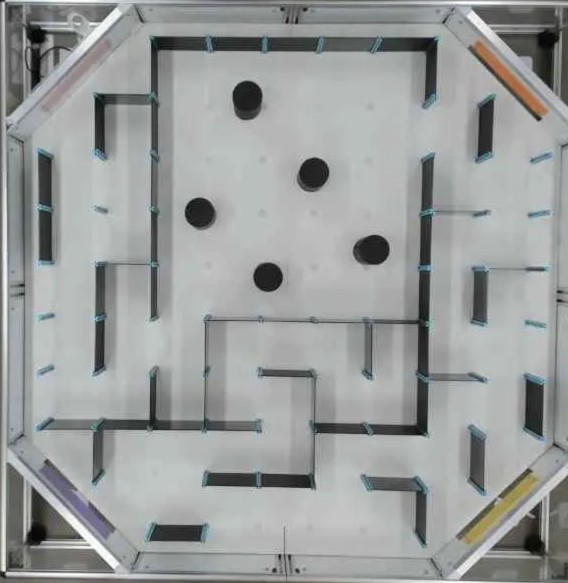
#> input picture mazemappingtask2/monday_2.png, 1136 x 1166 px, found by its file name (shown at 1/2 size)
$ jupyter execute --allow-errors maze_mapping_task2.ipynb   (shell and % lines are left out)
#> lines starting #> are read from the running program, lines starting #| are printed output that depends on the picture; after the words box and inside, x2 and y2 are one past the last pixel; in counts of white or black regions, pixels touching at a corner belong together
### mazemapping/mask_maze.py
"""
mask_maze.py

Creates a binary obstacle mask for the supplied octagonal maze image.

Output convention:
- 06_occupancy_obstacles_white.png:
    255 (white) = obstacle / wall / outside board
    0   (black) = free space

- 07_planning_map_free_white.png:
    255 (white) = free space
    0   (black) = obstacle / wall / outside board

The preprocessing uses:
1. CLAHE local contrast enhancement
2. Gamma darkening
3. A normal dark-pixel threshold for thick walls
4. Horizontal and vertical black-hat filters for thin walls
5. Morphological closing to repair small gaps
6. Connected-component filtering that preserves long, thin walls
"""

from __future__ import annotations

import argparse
from pathlib import Path

import cv2
import numpy as np

try:
    from .clip_grid import create_cyan_clip_mask
except ImportError:  # Support direct ``python mask_maze.py`` execution.
    from clip_grid import create_cyan_clip_mask


# ------------------------- Parameters to tune ------------------------- #

# Main wall threshold. Lower this if shadows are being detected as walls.
# Raise it slightly if genuine dark walls are missing.
DARK_THRESHOLD = 92

# Local contrast enhancement.
CLAHE_CLIP_LIMIT = 2.0
CLAHE_TILE_GRID = (8, 8)

# Gamma > 1 darkens mid-grey/dark pixels.
GAMMA = 1.21

# Run the geometry-sensitive morphology at one reference resolution. Camera
# exports of the same maze have ranged from roughly 670 px to 1160 px square;
# fixed pixel kernels otherwise behave differently on the low-resolution pair.
# Outputs are transformed back to the supplied image dimensions afterwards.
MASK_CANONICAL_SIZE = 1000

# Hysteresis thresholds for black-hat thin-wall recovery. Weak line pixels are
# retained only when their connected component reaches stronger line evidence
# or the main dark-wall mask. This preserves faint edge-on walls without
# admitting every isolated floor seam detected at the weak threshold.
THIN_LINE_THRESHOLD = 16
THIN_LINE_STRONG_THRESHOLD = 22
THIN_LINE_SUPPORT_DILATION_SIZE = 15


# Black-hat kernels for detecting horizontal and vertical dark lines.
HORIZONTAL_BLACKHAT_KERNEL = (17, 3)
VERTICAL_BLACKHAT_KERNEL = (3, 17)

# Directional opening suppresses non-line-shaped black-hat detections.
HORIZONTAL_OPEN_KERNEL = (6, 1)
VERTICAL_OPEN_KERNEL = (1, 6)

# Morphological closing joins wall pieces interrupted by cyan tape.
CLOSE_KERNEL_SIZE = 3
CLOSE_ITERATIONS = 1

# Large connected regions are kept automatically.
MIN_COMPONENT_AREA = 100

# Long, thin regions can also be kept even when their area is small.
MIN_COMPONENT_LENGTH = 15
MIN_THIN_COMPONENT_AREA = 8

# A short black-hat response can also be caused by a light floor mark. Only
# small isolated components receive this absolute-intensity check; full walls
# and Task 2 cylinders are deliberately outside its scope.
MAX_SMALL_COMPONENT_AREA = 250
MAX_SMALL_COMPONENT_MEDIAN_GRAY = 165

# The photographed board has centre panel seams that are not obstacles.
# Suppression is limited to the known centre strips and protects crossing
# walls and broad objects.
SUPPRESS_CENTRE_SEAMS = True
# CENTRE_SEAM_HALF_WIDTH = 7
CENTRE_SEAM_HALF_WIDTH = 8

# Pixels on the known centre seams are removed unless they belong to a
# perpendicular wall or a genuinely broad object. This rejects dark tape/seam
# fragments without cutting a crossing wall or a Task 2 cylinder.
CENTRE_SEAM_CROSSING_LENGTH = 19
CENTRE_SEAM_BROAD_FEATURE_SIZE = 11


# Adds a narrow obstacle boundary around the octagonal board.
BOARD_BOUNDARY_WIDTH = 7

# Approximate inner octagonal board corners, stored as fractions of
# image width and height.
BOARD_POLYGON_FRACTIONS = np.array(
    [
        (0.170, 0.045),  # top-left sloping corner
        (0.820, 0.045),  # top-right sloping corner
        (0.965, 0.190),  # upper-right side
        (0.965, 0.810),  # lower-right side
        (0.820, 0.955),  # bottom-right sloping corner
        (0.180, 0.955),  # bottom-left sloping corner
        (0.035, 0.810),  # lower-left side
        (0.035, 0.190),  # upper-left side
    ],
    dtype=np.float32,
)


# [5 lines left out: function odd_positive, not called in this run]


def create_board_mask(height: int, width: int) -> tuple[np.ndarray, np.ndarray]:
    """
    Return:
        board_mask: 255 inside the octagonal board and 0 outside
        polygon: integer polygon vertices
    """
    polygon = np.empty_like(BOARD_POLYGON_FRACTIONS, dtype=np.int32)
    polygon[:, 0] = np.rint(BOARD_POLYGON_FRACTIONS[:, 0] * width).astype(np.int32)
    polygon[:, 1] = np.rint(BOARD_POLYGON_FRACTIONS[:, 1] * height).astype(np.int32)

    board_mask = np.zeros((height, width), dtype=np.uint8)
    cv2.fillPoly(board_mask, [polygon], 255)

    return board_mask, polygon


# [295 lines left out: functions apply_gamma, remove_small_components, suppress_bright_small_components, suppress_centre_seam_artifacts, keep_supported_line_components, _directional_line_mask and 1 more, not called in this run]


def _create_maze_masks_native(
    image: np.ndarray,
    dark_threshold: int = DARK_THRESHOLD,
    thin_line_threshold: int = THIN_LINE_THRESHOLD,
    gamma: float = GAMMA,
) -> dict[str, np.ndarray]:
    """Create the intermediate and final masks."""
    if image is None or image.size == 0:
        raise ValueError("The supplied image is empty or could not be read.")

    height, width = image.shape[:2]
    board_mask, board_polygon = create_board_mask(height, width)

    grayscale = cv2.cvtColor(image, cv2.COLOR_BGR2GRAY)
    cyan_clip_mask = create_cyan_clip_mask(image)

    # Increase local contrast so thin dark walls stand out from the floor.
    clahe = cv2.createCLAHE(
        clipLimit=CLAHE_CLIP_LIMIT,
        tileGridSize=CLAHE_TILE_GRID,
    )
    clahe_gray = clahe.apply(grayscale)

    # Darken the enhanced grayscale image without changing its geometry.
    enhanced_gray = apply_gamma(clahe_gray, gamma)

    # Main detection for normal/thicker dark walls.
    #
    # Use the original grayscale here rather than the enhanced image. This
    # prevents CLAHE/gamma from turning broad grey shadows into obstacles.
    # The enhanced image is reserved for thin-line recovery below.
    main_dark_mask = cv2.inRange(
        grayscale,
        0,
        dark_threshold,
    )
    main_dark_mask = cv2.bitwise_and(main_dark_mask, board_mask)
    if SUPPRESS_CENTRE_SEAMS:
        main_dark_mask = suppress_centre_seam_artifacts(main_dark_mask)

    # Separate recovery path for narrow edge-on walls.
    (
        thin_line_response,
        horizontal_line_mask,
        vertical_line_mask,
        thin_line_mask,
    ) = create_thin_line_mask(
        enhanced_gray,
        board_mask,
        main_dark_mask,
        thin_line_threshold,
    )

    # Suppress directional thin-line evidence on the corresponding known panel
    # seam. Perpendicular wall evidence remains untouched.
    if SUPPRESS_CENTRE_SEAMS:
        centre_x = width // 2
        centre_y = height // 2
        half_width = CENTRE_SEAM_HALF_WIDTH

        x_start = max(0, centre_x - half_width)
        x_end = min(width, centre_x + half_width + 1)
        y_start = max(0, centre_y - half_width)
        y_end = min(height, centre_y + half_width + 1)

        vertical_line_mask[:, x_start:x_end] = 0
        horizontal_line_mask[y_start:y_end, :] = 0
        thin_line_mask = suppress_centre_seam_artifacts(thin_line_mask)

    # Combine the thick-wall and thin-wall detections.
    raw_dark_mask = cv2.bitwise_or(
        main_dark_mask,
        thin_line_mask,
    )
    raw_dark_mask = cv2.bitwise_and(raw_dark_mask, board_mask)

    close_size = odd_positive(CLOSE_KERNEL_SIZE, "CLOSE_KERNEL_SIZE")
    close_kernel = cv2.getStructuringElement(
        cv2.MORPH_ELLIPSE,
        (close_size, close_size),
    )

    # Join small gaps across cyan tape and minor lighting discontinuities.
    closed_wall_mask = cv2.morphologyEx(
        raw_dark_mask,
        cv2.MORPH_CLOSE,
        close_kernel,
        iterations=CLOSE_ITERATIONS,
    )

    cleaned_wall_mask = remove_small_components(
        closed_wall_mask,
        MIN_COMPONENT_AREA,
        MIN_COMPONENT_LENGTH,
        MIN_THIN_COMPONENT_AREA,
    )

    # One small final closing pass; 3x3 avoids excessively thick walls.
    cleaned_wall_mask = cv2.morphologyEx(
        cleaned_wall_mask,
        cv2.MORPH_CLOSE,
        np.ones((3, 3), dtype=np.uint8),
        iterations=1,
    )
    cleaned_wall_mask = suppress_bright_small_components(
        cleaned_wall_mask,
        grayscale,
    )

    # Occupancy convention: white means blocked.
    occupancy_map = cleaned_wall_mask.copy()

    # Everything outside the octagonal board is blocked.
    occupancy_map[board_mask == 0] = 255

    # Add a clear boundary around the board edge.
    boundary_width = odd_positive(
        BOARD_BOUNDARY_WIDTH,
        "BOARD_BOUNDARY_WIDTH",
    )
    boundary_kernel = np.ones(
        (boundary_width, boundary_width),
        dtype=np.uint8,
    )
    board_boundary = cv2.morphologyEx(
        board_mask,
        cv2.MORPH_GRADIENT,
        boundary_kernel,
    )
    occupancy_map[board_boundary > 0] = 255

    # Opposite convention for graph construction.
    planning_map = cv2.bitwise_not(occupancy_map)

    # Red overlay showing what has been classified as blocked.
    coloured_overlay = image.copy()
    coloured_overlay[occupancy_map == 255] = (0, 0, 255)
    overlay = cv2.addWeighted(image, 0.68, coloured_overlay, 0.32, 0)

    # Draw the detected board polygon for checking.
    polygon_preview = image.copy()
    cv2.polylines(
        polygon_preview,
        [board_polygon],
        isClosed=True,
        color=(0, 255, 255),
        thickness=2,
    )

    return {
        "01_grayscale.png": grayscale,
        "01a_clahe_grayscale.png": clahe_gray,
        "01b_enhanced_grayscale.png": enhanced_gray,
        "02_board_polygon.png": polygon_preview,
        "02a_thin_line_response.png": thin_line_response,
        "02b_horizontal_line_mask.png": horizontal_line_mask,
        "02c_vertical_line_mask.png": vertical_line_mask,
        "02d_thin_line_mask.png": thin_line_mask,
        "02e_cyan_clip_mask.png": cyan_clip_mask,
        "03a_main_dark_mask.png": main_dark_mask,
        "03_raw_dark_mask.png": raw_dark_mask,
        "04_closed_wall_mask.png": closed_wall_mask,
        "05_cleaned_wall_mask.png": cleaned_wall_mask,
        "06_occupancy_obstacles_white.png": occupancy_map,
        "07_planning_map_free_white.png": planning_map,
        "08_mask_overlay.png": overlay,
    }


_BINARY_OUTPUTS = frozenset(
    {
        "02b_horizontal_line_mask.png",
        "02c_vertical_line_mask.png",
        "02d_thin_line_mask.png",
        "02e_cyan_clip_mask.png",
        "03a_main_dark_mask.png",
        "03_raw_dark_mask.png",
        "04_closed_wall_mask.png",
        "05_cleaned_wall_mask.png",
        "06_occupancy_obstacles_white.png",
    }
)


def create_maze_masks(
    image: np.ndarray,
    dark_threshold: int = DARK_THRESHOLD,
    thin_line_threshold: int = THIN_LINE_THRESHOLD,
    gamma: float = GAMMA,
    canonical_size: int | None = MASK_CANONICAL_SIZE,
) -> dict[str, np.ndarray]:
    """Create masks with resolution-normalised morphology.

    The photographed rig fills the source frame in the supplied captures, so
    resizing it to a common square makes the fixed black-hat, opening, closing,
    and component kernels represent consistent physical sizes. Every returned
    output is restored to the input dimensions for Task 1 compatibility.
    Pass ``canonical_size=None`` to retain native-resolution behaviour.
    """
    if image is None or image.size == 0:
        raise ValueError("The supplied image is empty or could not be read.")
    if canonical_size is None:
        return _create_maze_masks_native(
            image,
            dark_threshold,
            thin_line_threshold,
            gamma,
        )
    if canonical_size < 2:
        raise ValueError("canonical_size must be at least 2 or None")

    height, width = image.shape[:2]
    if height == canonical_size and width == canonical_size:
        return _create_maze_masks_native(
            image,
            dark_threshold,
            thin_line_threshold,
            gamma,
        )

    normalised = cv2.resize(
        image,
        (canonical_size, canonical_size),
        interpolation=(
            cv2.INTER_AREA
            if canonical_size < max(height, width)
            else cv2.INTER_CUBIC
        ),
    )
    normalised_outputs = _create_maze_masks_native(
        normalised,
        dark_threshold,
        thin_line_threshold,
        gamma,
    )

    restored: dict[str, np.ndarray] = {}
    for name, output in normalised_outputs.items():
        resized = cv2.resize(
            output,
            (width, height),
            interpolation=cv2.INTER_AREA,
        )
        if name in _BINARY_OUTPUTS:
            resized = np.where(resized > 0, 255, 0).astype(np.uint8)
        restored[name] = resized

    occupancy_name = "06_occupancy_obstacles_white.png"
    planning_name = "07_planning_map_free_white.png"
    restored[planning_name] = cv2.bitwise_not(restored[occupancy_name])

    coloured_overlay = image.copy()
    coloured_overlay[restored[occupancy_name] == 255] = (0, 0, 255)
    restored["08_mask_overlay.png"] = cv2.addWeighted(
        image,
        0.68,
        coloured_overlay,
        0.32,
        0,
    )
    return restored


# [154 lines left out: functions save_outputs, show_outputs, parse_arguments, main, not called in this run]


# [2 lines that do not run on import are left out]

### mazemappingtask2/maze_mapping_task2.ipynb
# MTRN3100 Task 4.2 - Two-Map Planner

This notebook uses **two independent map representations** from one camera image:

1. **Normal maze map:** Task 1's exact `mazemapping/mask_maze.py` processing is converted into a 9 x 9 cell-wall graph and solved before/after the obstacle region. Output is `l`, `r`, and one `f` per 180 mm cell.
2. **Continuous obstacle map:** the configured 5 x 5 region is cropped into a metric occupancy grid and solved with collision-checked RRT*. Output is `(turn angle, distance mm)` tuples.

The stages are: **normal graph -> obstacle RRT* -> normal graph**.

**Generative AI disclosure:** OpenAI Codex assisted with implementation and testing.

[cell 1]
from pathlib import Path
import sys
import cv2
import numpy as np
import matplotlib.pyplot as plt

working_directory = Path.cwd().resolve()
PROJECT_ROOT = next(
    candidate for candidate in (working_directory, *working_directory.parents)
    if (candidate / 'computer' / 'task4').is_dir()
)
if str(PROJECT_ROOT) not in sys.path:
    sys.path.insert(0, str(PROJECT_ROOT))

from computer.task4 import ContinuousPlanner
from mazemapping.mask_maze import DARK_THRESHOLD, GAMMA, THIN_LINE_THRESHOLD, create_maze_masks
from mazemappingtask2.task2_pipeline import (
    course_rectification_transform,
    rectify_course,
    rectify_task1_mask_outputs,
)
from mazemappingtask2 import (
    DemoConfig,
    MappingPreview,
    Portal,
    build_normal_maze_map,
    build_obstacle_map,
    default_unavailable_cells,
    draw_available_normal_graph,
    draw_coordinate_grid,
    draw_normal_wall_diagnostics,
    make_clip_grid_calibration,
    make_grid_calibration,
    run_two_map_demo,
)
TASK2_DIR = PROJECT_ROOT / 'mazemappingtask2'

## Phase 1: choose the image and display its coordinate grid

Run the next two cells first. They only rectify and mask the image, so incorrect entrance/exit coordinates cannot stop the preview. Every cell is labelled `row,column`; `(0,0)` is at the top-left.

If the grid lines do not align with the physical 9 x 9 cells, correct `grid_bounds` before choosing coordinates.

[cell 2]
IMAGE_FILE = TASK2_DIR / 'monday_2.png'  # <-- change the image here
OUTPUT_PIXELS = 324
BOARD_CORNERS = None  # set TL, TR, BR, BL for a new angled camera setup
GRID_BOUNDS = (29.0, 27.0, 299.0, 297.0)
GRID_FROM_CLIPS = True


OBSTACLE_TOP_LEFT = (0, 2)
# OBSTACLE_TOP_LEFT = (1, 3)
OBSTACLE_SIZE = 5

# Use the exact defaults from mazemapping/mask_maze.py. The full-resolution
# source photo is masked first; its completed masks are rectified afterward.
MASK_DARK_THRESHOLD = DARK_THRESHOLD
MASK_THIN_LINE_THRESHOLD = THIN_LINE_THRESHOLD
MASK_GAMMA = GAMMA

#> (the rest of this cell did not finish here and is left out)

## Labelled grid preview

[cell 3]
# The notebook's only CV-mask generator: mazemapping/mask_maze.py.
source_bgr = cv2.imread(str(IMAGE_FILE), cv2.IMREAD_COLOR)
#> source_bgr is the input picture: shape (1166, 1136, 3); mean B, G, R 155.1, 156, 153.3
if source_bgr is None:
    raise FileNotFoundError(f'Could not load maze image: {IMAGE_FILE}')

# Match running mask_maze.py directly: mask the original-resolution photo.
#> (the rest of this cell did not finish here and is left out)

#> in create_board_mask, `cv2.fillPoly(board_mask, [polygon], 255)`:
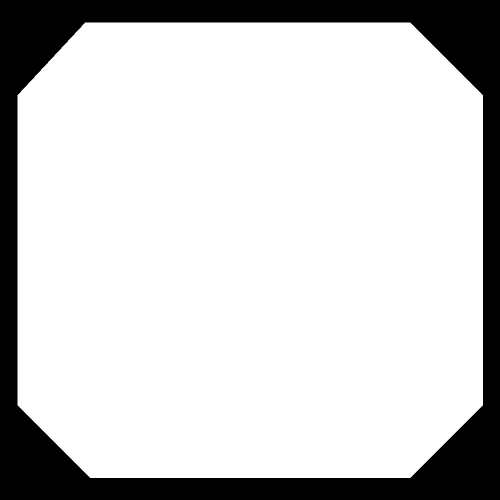
#> board_mask: shape (1000, 1000) (shown at 1/2 size); 80.7% white; 1 black region, box (x1, y1, x2, y2) and area: (0, 0, 1000, 1000) 193469

rectified_bgr = rectify_course(source_bgr, OUTPUT_PIXELS, BOARD_CORNERS)
# Conservatively transform the finished Task 1 outputs so downsampling
# cannot skip thin obstacle pixels between source-image sample locations.
task1_masks = rectify_task1_mask_outputs(
    source_task1_masks, OUTPUT_PIXELS, BOARD_CORNERS
)
clip_grid_result = None
if GRID_FROM_CLIPS:
    image_transform = course_rectification_transform(
        source_bgr.shape, OUTPUT_PIXELS, BOARD_CORNERS
    )
    top, left = OBSTACLE_TOP_LEFT
    grid_calibration, clip_grid_result = make_clip_grid_calibration(
        source_bgr,
        image_transform=image_transform,
        excluded_logical_regions=((top, left, OBSTACLE_SIZE, OBSTACLE_SIZE),),
    )
else:
    grid_calibration = make_grid_calibration(*GRID_BOUNDS)
mapping_preview = MappingPreview(
    source_bgr=source_bgr,
    rectified_bgr=rectified_bgr,
    task1_masks=task1_masks,
    calibration=grid_calibration,
    coordinate_grid_bgr=draw_coordinate_grid(rectified_bgr, grid_calibration),
    clip_grid_result=clip_grid_result,
)

print('Mask source: mazemapping/mask_maze.py -> create_maze_masks()')
plt.figure(figsize=(12, 10))
plt.imshow(cv2.cvtColor(mapping_preview.coordinate_grid_bgr, cv2.COLOR_BGR2RGB))
plt.title('Choose coordinates from this labelled 9 x 9 grid')
plt.axis('off')
plt.show()

## Phase 2: configure the cells and inspect the cylinder safety map

Staff confirmed the 5 x 5 entrance and exit may be programmed. Enter both sides of each doorway: `inside_cell` must be inside the 5 x 5 obstacle area and `outside_cell` must be the neighbouring normal-maze cell. The two cells must share one side.

The values below are an example for the current `maze2.png`; verify them against the labelled grid. Headings are east `0`, north `90`, west `180`, south `-90`.

[cell 4]
START = (1, 1)
GOAL = (5, 6)
INITIAL_HEADING_DEG = 90.0
GOAL_HEADING_DEG = None

# Start is on the right, so enter the continuous region from the right.
ENTRANCE_OUTSIDE = (5, 2)
ENTRANCE_INSIDE = (4, 2)
# ENTRANCE_OUTSIDE = (3, 1)
# ENTRANCE_INSIDE = (3, 2)
# Goal is on the left, so leave the continuous region on the left.
EXIT_INSIDE = (1, 6)
EXIT_OUTSIDE = (1, 7)

# [10 lines of commented-out code are left out]

#> (the rest of this cell did not finish here and is left out)

## Pre-planning cylinder and safety-buffer check

This cell shows both masks before planning: the full Task 1 wall mask, the normal graph's confidently detected walls, and the filtered cylinder/safety mask used by RRT*. It does **not** run either path search. The wall-decision view draws only blocked walls in red; borderline evidence is treated as open and is not drawn.

#> (a cell that did not finish here is left out)

## Phase 3: execute both maps and all three planning stages

#> (a cell that did not finish here is left out)

## Task 1 mask confirmation

This is the overlay returned directly by `mazemapping.mask_maze.create_maze_masks()`. It is shown for verification, but the normal planner samples expected cell boundaries instead of treating the entire red image as a continuous occupancy grid.

[cell 7]
plt.figure(figsize=(8, 8))
#> (the rest of this cell did not finish here and is left out)

## The two independent maps

Left: the normal 9 x 9 cell graph with the 5 x 5 interior excluded except its two portals. Blue and magenta are the normal routes.

Right: only the 5 x 5 continuous crop. Red is detected cylinders/boundary, amber is robot clearance, and green is the RRT* route.

[cell 8]
figure, axes = plt.subplots(1, 2, figsize=(15, 7))
#> (the rest of this cell did not finish here and is left out)

## Complete joined path on the original camera image

[cell 9]
plt.figure(figsize=(12, 10))
#> (the rest of this cell did not finish here and is left out)

#> (a cell that did not finish here is left out)


$ run again, with mazemappingtask2/friday_extra.png copied over mazemappingtask2/monday_2.png
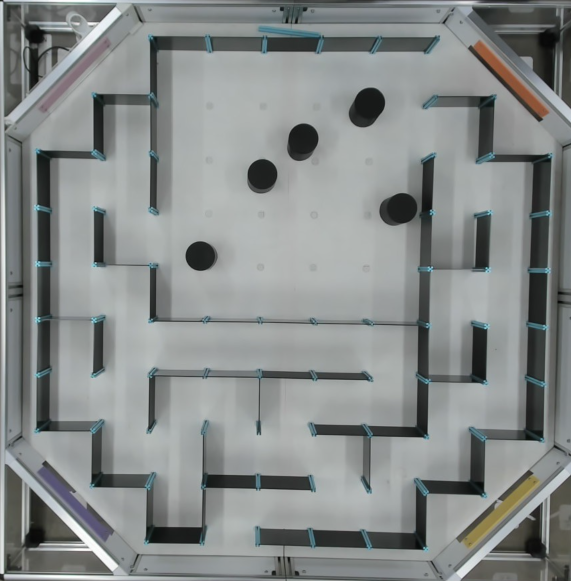
#> input picture mazemappingtask2/friday_extra.png, 1142 x 1162 px, found by its file name (shown at 1/2 size)
#> source_bgr is the input picture: shape (1162, 1142, 3); mean B, G, R 137.4, 138.1, 133.9
#> board_mask: shape (1000, 1000); 80.7% white; 1 black region, box (x1, y1, x2, y2) and area: (0, 0, 1000, 1000) 193469
#> in _create_maze_masks_native, `grayscale = cv2.cvtColor(image, cv2.COLOR_BGR2GRAY)`:
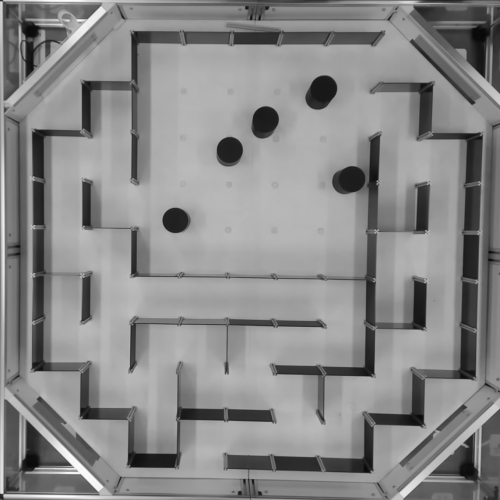
#> grayscale: shape (1000, 1000) (shown at 1/2 size); min 6, max 254, mean 136.8

$ run again, with mazemappingtask2/friday_maze.png copied over mazemappingtask2/monday_2.png
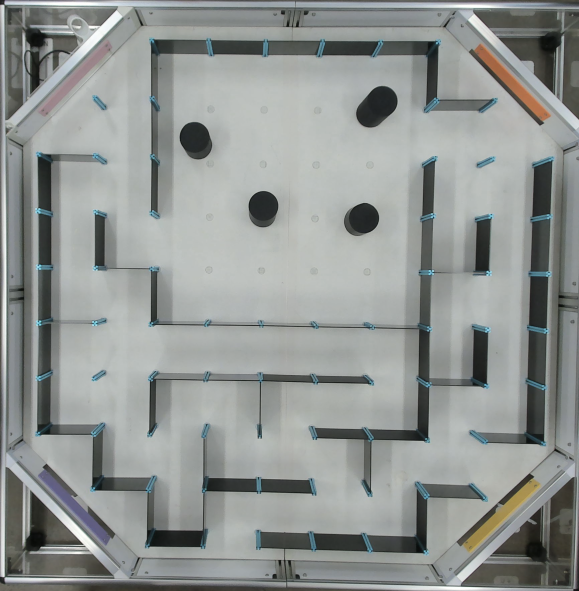
#> input picture mazemappingtask2/friday_maze.png, 1158 x 1182 px, found by its file name (shown at 1/2 size)
#> source_bgr is the input picture: shape (1182, 1158, 3); mean B, G, R 146.3, 148.6, 144.5
#> board_mask: shape (1000, 1000); 80.7% white; 1 black region, box (x1, y1, x2, y2) and area: (0, 0, 1000, 1000) 193469
#> in _create_maze_masks_native, `grayscale = cv2.cvtColor(image, cv2.COLOR_BGR2GRAY)`:
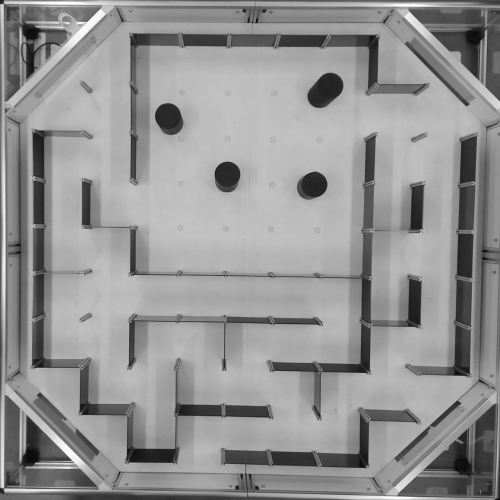
#> grayscale: shape (1000, 1000) (shown at 1/2 size); min 9, max 255, mean 147.1
